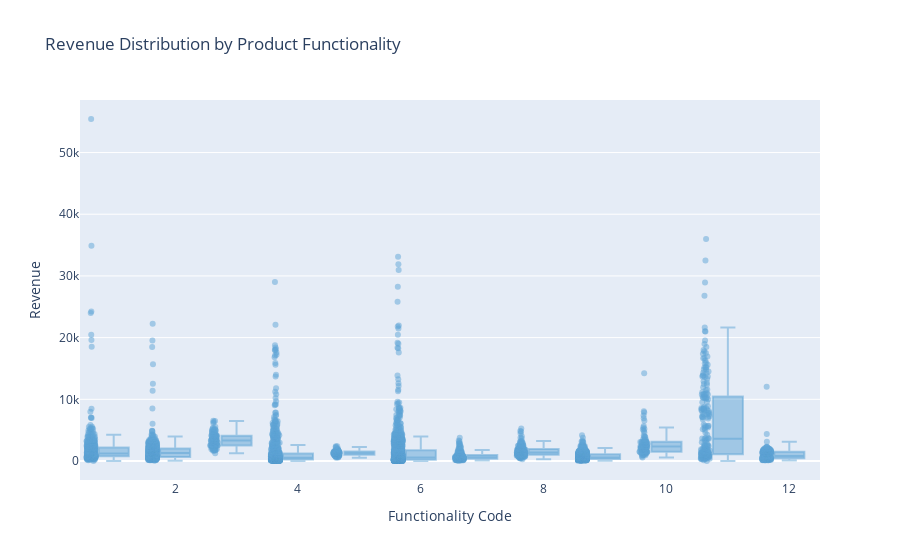

Notebook cell for this chart:
### Markdown cell above
"Vendor 8 not only leads in total sales but also consistently supports high-performing SKUs—particularly SKU 30, which shows the strongest sales intensity overall. This indicates that Vendor 8 delivers both volume and reliability, making it a key contributor to revenue."

### Code cell
# Group by functionality and calculate total revenue
functionality_revenue = df.groupby('functionality_code')['revenue'].sum().reset_index().sort_values(by='revenue', ascending=False)

fig = px.box(
    df,
    x='functionality_code',
    y='revenue',
    title='Revenue Distribution by Product Functionality',
    labels={'revenue': 'Revenue', 'functionality_code': 'Functionality Code'},
    points='all',
    color_discrete_sequence=['rgba(93, 164, 214, 0.5)']
)
fig.show()

### Figure 1 — Plotly figure (JSON) as saved in the notebook; plotly's stock layout.template omitted (floating-point values rounded to 4 significant figures; data arrays with more than 128 entries replaced by an {"elided": "..."} marker saying what was removed)
{"data": [{"alignmentgroup": "True", "boxpoints": "all", "hovertemplate": "Functionality Code=%{x}<br>Revenue=%{y}<extra></extra>", "legendgroup": "", "marker": {"color": "rgba(93, 164, 214, 0.5)"}, "name": "", "notched": false, "offsetgroup": "", "orientation": "v", "showlegend": false, "type": "box", "x": {"elided": "4400 int values"}, "x0": " ", "xaxis": "x", "y": {"elided": "4400 float values"}, "y0": " ", "yaxis": "y"}], "layout": {"boxmode": "group", "legend": {"tracegroupgap": 0}, "title": {"text": "Revenue Distribution by Product Functionality"}, "xaxis": {"anchor": "y", "domain": [0, 1], "title": {"text": "Functionality Code"}}, "yaxis": {"anchor": "x", "domain": [0, 1], "title": {"text": "Revenue"}}}}
